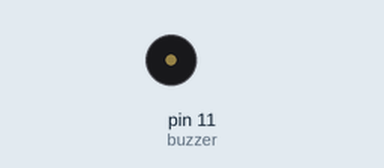
The sketch below on a simulated Arduino Uno, built with avr-gcc and run on an emulated ATmega328P. Parts: buzzer (waves = sounding).

Above: at 1.7 s.
At 11.13 s:
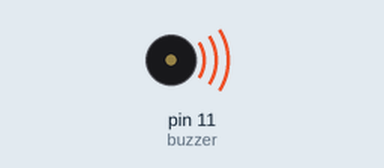
Timing chart, 0 to 11.9 s (numbered marks = the images above):
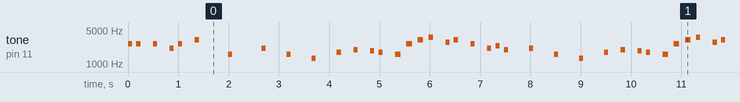

The sketch:

TP1.ino
```cpp
//       Ejercicio 1


#define buzzer 11

#define NOTE_B0  31
#define NOTE_C1  33
#define NOTE_CS1 35
#define NOTE_D1  37
#define NOTE_DS1 39
#define NOTE_E1  41
#define NOTE_F1  44
#define NOTE_FS1 46
#define NOTE_G1  49
#define NOTE_GS1 52
#define NOTE_A1  55
#define NOTE_AS1 58
#define NOTE_B1  62
#define NOTE_C2  65
#define NOTE_CS2 69
#define NOTE_D2  73
#define NOTE_DS2 78
#define NOTE_E2  82
#define NOTE_F2  87
#define NOTE_FS2 93
#define NOTE_G2  98
#define NOTE_GS2 104
#define NOTE_A2  110
#define NOTE_AS2 117
#define NOTE_B2  123
#define NOTE_C3  131
#define NOTE_CS3 139
#define NOTE_D3  147
#define NOTE_DS3 156
#define NOTE_E3  165
#define NOTE_F3  175
#define NOTE_FS3 185
#define NOTE_G3  196
#define NOTE_GS3 208
#define NOTE_A3  220
#define NOTE_AS3 233
#define NOTE_B3  247
#define NOTE_C4  262
#define NOTE_CS4 277
#define NOTE_D4  294
#define NOTE_DS4 311
#define NOTE_E4  330
#define NOTE_F4  349
#define NOTE_FS4 370
#define NOTE_G4  392
#define NOTE_GS4 415
#define NOTE_A4  440
#define NOTE_AS4 466
#define NOTE_B4  494
#define NOTE_C5  523
#define NOTE_CS5 554
#define NOTE_D5  587
#define NOTE_DS5 622
#define NOTE_E5  659
#define NOTE_F5  698
#define NOTE_FS5 740
#define NOTE_G5  784
#define NOTE_GS5 831
#define NOTE_A5  880
#define NOTE_AS5 932
#define NOTE_B5  988
#define NOTE_C6  1047
#define NOTE_CS6 1109
#define NOTE_D6  1175
#define NOTE_DS6 1245
#define NOTE_E6  1319
#define NOTE_F6  1397
#define NOTE_FS6 1480
#define NOTE_G6  1568
#define NOTE_GS6 1661
#define NOTE_A6  1760
#define NOTE_AS6 1865
#define NOTE_B6  1976
#define NOTE_C7  2093
#define NOTE_CS7 2217
#define NOTE_D7  2349
#define NOTE_DS7 2489
#define NOTE_E7  2637
#define NOTE_F7  2794
#define NOTE_FS7 2960
#define NOTE_G7  3136
#define NOTE_GS7 3322
#define NOTE_A7  3520
#define NOTE_AS7 3729
#define NOTE_B7  3951
#define NOTE_C8  4186
#define NOTE_CS8 4435
#define NOTE_D8  4699
#define NOTE_DS8 4978
#define REST      0

// Melodia del tema de Mario
int melodiaM[] = {
  NOTE_E7, NOTE_E7, 0, NOTE_E7,
  0, NOTE_C7, NOTE_E7, 0,
  NOTE_G7, 0, 0,  0,
  NOTE_G6, 0, 0, 0,

  NOTE_C7, 0, 0, NOTE_G6,
  0, 0, NOTE_E6, 0,
  0, NOTE_A6, 0, NOTE_B6,
  0, NOTE_AS6, NOTE_A6, 0,

  NOTE_G6, NOTE_E7, NOTE_G7,
  NOTE_A7, 0, NOTE_F7, NOTE_G7,
  0, NOTE_E7, 0, NOTE_C7,
  NOTE_D7, NOTE_B6, 0, 0,

  NOTE_C7, 0, 0, NOTE_G6,
  0, 0, NOTE_E6, 0,
  0, NOTE_A6, 0, NOTE_B6,
  0, NOTE_AS6, NOTE_A6, 0,

  NOTE_G6, NOTE_E7, NOTE_G7,
  NOTE_A7, 0, NOTE_F7, NOTE_G7,
  0, NOTE_E7, 0, NOTE_C7,
  NOTE_D7, NOTE_B6, 0, 0
};

//Tema de Mario tempo
int figuraM[] = {
  12, 12, 12, 12,
  12, 12, 12, 12,
  12, 12, 12, 12,
  12, 12, 12, 12,

  12, 12, 12, 12,
  12, 12, 12, 12,
  12, 12, 12, 12,
  12, 12, 12, 12,

  9 , 9 , 9 ,
  12, 12, 12, 12,
  12, 12, 12, 12,
  12, 12, 12, 12,

  12, 12, 12, 12,
  12, 12, 12, 12,
  12, 12, 12, 12,
  12, 12, 12, 12,

  9 , 9 , 9 ,
  12, 12, 12, 12,
  12, 12, 12, 12,
  12, 12, 12, 12,
};


float tempoM = 2.0;


//  Melodia de Mario Underworld
int melodiaM2[] = {
  NOTE_C4, NOTE_C5, NOTE_A3, NOTE_A4,
  NOTE_AS3, NOTE_AS4, 0,
  0,
  NOTE_C4, NOTE_C5, NOTE_A3, NOTE_A4,
  NOTE_AS3, NOTE_AS4, 0,
  0,
  NOTE_F3, NOTE_F4, NOTE_D3, NOTE_D4,
  NOTE_DS3, NOTE_DS4, 0,
  0,
  NOTE_F3, NOTE_F4, NOTE_D3, NOTE_D4,
  NOTE_DS3, NOTE_DS4, 0,
  0, NOTE_DS4, NOTE_CS4, NOTE_D4,
  NOTE_CS4, NOTE_DS4,
  NOTE_DS4, NOTE_GS3,
  NOTE_G3, NOTE_CS4,
  NOTE_C4, NOTE_FS4,NOTE_F4, NOTE_E3, NOTE_AS4, NOTE_A4,
  NOTE_GS4, NOTE_DS4, NOTE_B3,
  NOTE_AS3, NOTE_A3, NOTE_GS3,
  0, 0, 0
};

//  figuras de Mario Underworld
int figuraM2[] = {
  12, 12, 12, 12,
  12, 12, 6,
  3,
  12, 12, 12, 12,
  12, 12, 6,
  3,
  12, 12, 12, 12,
  12, 12, 6,
  3,
  12, 12, 12, 12,
  12, 12, 6,
  6, 18, 18, 18,
  6, 6,
  6, 6,
  6, 6,
  18, 18, 18,18, 18, 18,
  10, 10, 10,
  10, 10, 10,
  3, 3, 3
};

float tempoM2 = 1.9;


void setup()
{
  pinMode(buzzer, OUTPUT);
}//set up


void loop()
{
  cancion();
}//loop

////////////////////////////////////////////////////////////////////

void cancion()
{
  for(int i = 0 ; i < ( sizeof(melodiaM)/sizeof(int) ) ; i++)
  {
    // parlante , nota , figura
    tone( buzzer , melodiaM[i] , (1000/figuraM[i]) );
    delay( (1000/figuraM[i]) * tempoM);
  }//for 1

  noTone(buzzer);
  delay( 5000 );
}//cancion

void cancion2()
{
  for(int i = 0 ; i < ( sizeof(melodiaM2)/sizeof(int) ) ; i++)
  {
    // parlante , nota , figura
    tone( buzzer , melodiaM2[i] , (1000/figuraM2[i]) );
    delay( (1000/figuraM2[i]) * tempoM2);
  }//for 2

  noTone(buzzer);
  delay( 5000 );
}// cancion2
```

Measured:
- by itself, tone on pin 11 (buzzer): plays 2637 Hz for 0.08 s, 2637 Hz for 0.08 s, 2637 Hz for 0.08 s, 2093 Hz for 0.08 s, 2637 Hz for 0.08 s, 3136 Hz for 0.08 s … (293 notes in this stretch)
